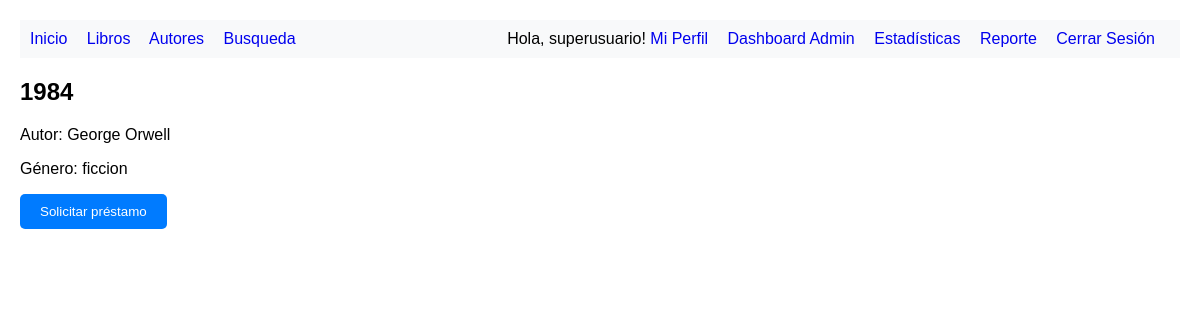
The page /libros/4/ (signed in) on the database as committed earlier.
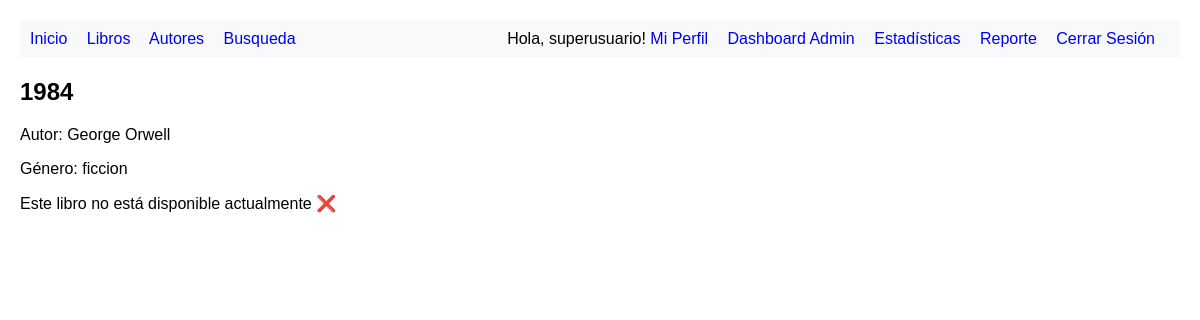
The same page on the database as committed later.
### biblioteca/views.py (the view)
# urls.py: path('libros/<int:libro_id>/', views.detalle_libro, name='detalle_libro'),
@login_required
def detalle_libro(request, libro_id):
    try:
        from .models import Libro
        libro = Libro.objects.get(id=libro_id)
        context = {
            'libro': libro,
            'puede_prestar': libro.disponible and request.user.is_authenticated
        }
        return render(request, 'biblioteca/detalle_libro.html', context)
    except Libro.DoesNotExist:
        messages.error(request, 'Libro no encontrado')
        return redirect('biblioteca:lista_libros')

### biblioteca/templates/biblioteca/detalle_libro.html (shortened to what this page needs)
{% extends 'biblioteca/base.html' %}
{% block content %}
<h2>{{ libro.titulo }}</h2>
<p>Autor: {{ libro.autor.nombre }}</p>
<p>Género: {{ libro.genero }}</p>
{% if user.is_authenticated %}
    {% if libro.disponible %}
        <form method="post" action="{% url 'biblioteca:solicitar_prestamo' libro.id %}">
            <button type="submit">Solicitar préstamo</button>
        </form>
    {% else %}
        <p>Este libro no está disponible actualmente ❌</p>
    {% endif %}
{% else %}
    <p>Debes iniciar sesión para solicitar un préstamo.</p>
{% endif %}
{% endblock %}

Rows that differ between the two databases and show on the page:
changed Libro "ficcion": disponible True → False (drawn)
Other text that changed with them:
text no longer shown: "Solicitar préstamo"
text now shown: "Este libro no está disponible actualmente ❌"
